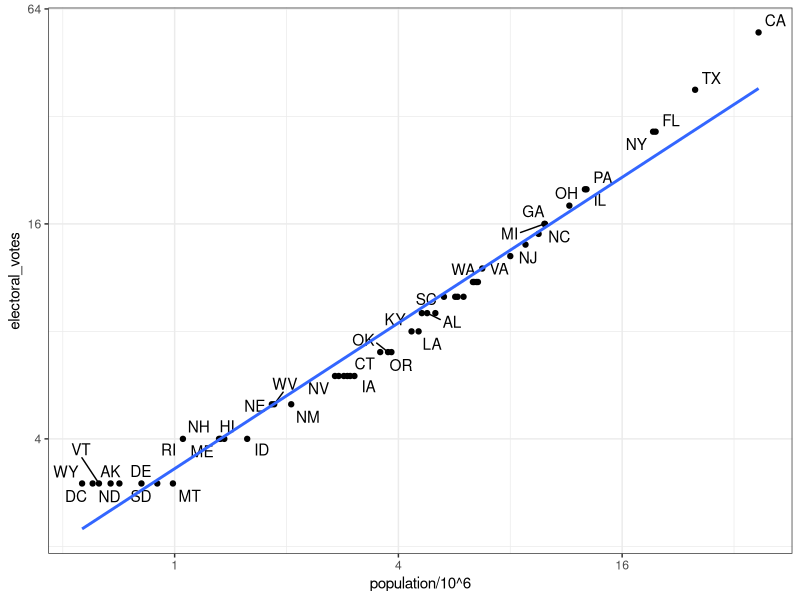

This figure's R source:
#import US murders data
library(tidyverse)
install.packages("ggrepel")
library(ggrepel)
library(dslabs)
ds_theme_set()
data(murders)
head(murders)

#import US election results data
data(polls_us_election_2016)
head(results_us_election_2016)
identical(results_us_election_2016$state, murders$state)

#join the murders table and US election results table
tab <- left_join(murders, results_us_election_2016, by='state')
head(tab)

#plot votes v pop
tab %>% ggplot (aes(population/10^6, electoral_votes, label=abb))+
  geom_point() +
  geom_text_repel() +
  scale_x_continuous(trans='log2') +
  scale_y_continuous(trans='log2') +
  geom_smooth(method='lm', se=FALSE)
